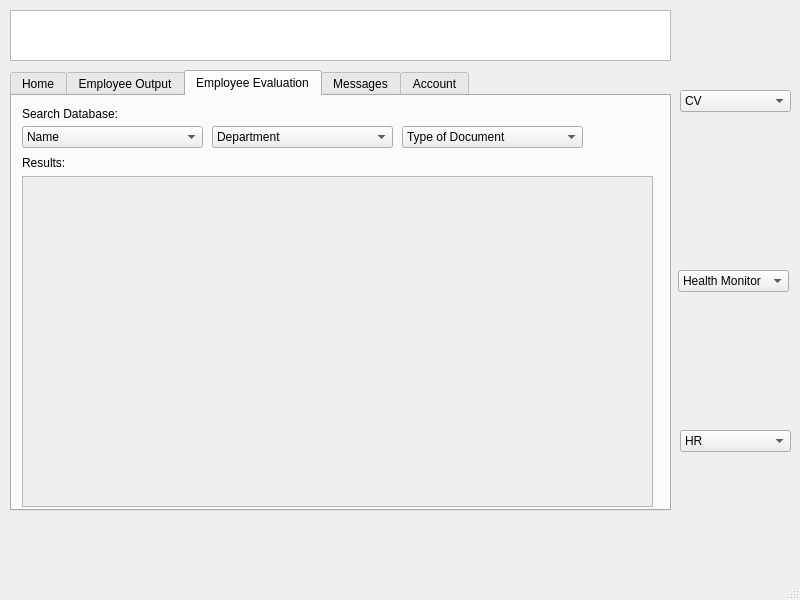
<?xml version="1.0" encoding="UTF-8"?>
<ui version="4.0">
 <class>MainWindow</class>
 <widget class="QMainWindow" name="MainWindow">
  <property name="geometry">
   <rect>
    <x>0</x>
    <y>0</y>
    <width>800</width>
    <height>600</height>
   </rect>
  </property>
  <property name="windowTitle">
   <string>MainWindow</string>
  </property>
  <widget class="QWidget" name="centralwidget">
   <widget class="QTabWidget" name="tabWidget">
    <property name="geometry">
     <rect>
      <x>10</x>
      <y>70</y>
      <width>661</width>
      <height>441</height>
     </rect>
    </property>
    <property name="currentIndex">
     <number>2</number>
    </property>
    <widget class="QWidget" name="tab">
     <attribute name="title">
      <string>Home</string>
     </attribute>
     <widget class="QLabel" name="label">
      <property name="geometry">
       <rect>
        <x>20</x>
        <y>20</y>
        <width>201</width>
        <height>16</height>
       </rect>
      </property>
      <property name="text">
       <string>Welcome, &lt;insert name&gt; !</string>
      </property>
     </widget>
    </widget>
    <widget class="QWidget" name="tab_2">
     <attribute name="title">
      <string>Employee Output</string>
     </attribute>
     <widget class="QLabel" name="label_4">
      <property name="geometry">
       <rect>
        <x>10</x>
        <y>20</y>
        <width>101</width>
        <height>16</height>
       </rect>
      </property>
      <property name="text">
       <string>Search Database:</string>
      </property>
     </widget>
     <widget class="QComboBox" name="comboBox_4">
      <property name="geometry">
       <rect>
        <x>10</x>
        <y>40</y>
        <width>161</width>
        <height>22</height>
       </rect>
      </property>
      <item>
       <property name="text">
        <string>Search Name</string>
       </property>
      </item>
     </widget>
     <widget class="QComboBox" name="comboBox_5">
      <property name="geometry">
       <rect>
        <x>180</x>
        <y>40</y>
        <width>221</width>
        <height>22</height>
       </rect>
      </property>
      <item>
       <property name="text">
        <string>Department</string>
       </property>
      </item>
     </widget>
     <widget class="QComboBox" name="comboBox_6">
      <property name="geometry">
       <rect>
        <x>410</x>
        <y>40</y>
        <width>171</width>
        <height>22</height>
       </rect>
      </property>
      <item>
       <property name="text">
        <string>Position</string>
       </property>
      </item>
     </widget>
     <widget class="QScrollArea" name="scrollArea">
      <property name="geometry">
       <rect>
        <x>10</x>
        <y>70</y>
        <width>631</width>
        <height>341</height>
       </rect>
      </property>
      <property name="widgetResizable">
       <bool>true</bool>
      </property>
      <widget class="QWidget" name="scrollAreaWidgetContents">
       <property name="geometry">
        <rect>
         <x>0</x>
         <y>0</y>
         <width>629</width>
         <height>339</height>
        </rect>
       </property>
      </widget>
     </widget>
     <widget class="QPushButton" name="pushButton_3">
      <property name="geometry">
       <rect>
        <x>504</x>
        <y>420</y>
        <width>111</width>
        <height>23</height>
       </rect>
      </property>
      <property name="text">
       <string>View Report</string>
      </property>
     </widget>
    </widget>
    <widget class="QWidget" name="tab_4">
     <attribute name="title">
      <string>Employee Evaluation</string>
     </attribute>
     <widget class="QLabel" name="label_6">
      <property name="geometry">
       <rect>
        <x>10</x>
        <y>10</y>
        <width>121</width>
        <height>16</height>
       </rect>
      </property>
      <property name="text">
       <string>Search Database:</string>
      </property>
     </widget>
     <widget class="QComboBox" name="comboBox_7">
      <property name="geometry">
       <rect>
        <x>10</x>
        <y>30</y>
        <width>181</width>
        <height>22</height>
       </rect>
      </property>
      <item>
       <property name="text">
        <string>Name</string>
       </property>
      </item>
     </widget>
     <widget class="QComboBox" name="comboBox_8">
      <property name="geometry">
       <rect>
        <x>200</x>
        <y>30</y>
        <width>181</width>
        <height>22</height>
       </rect>
      </property>
      <item>
       <property name="text">
        <string>Department</string>
       </property>
      </item>
     </widget>
     <widget class="QComboBox" name="comboBox_9">
      <property name="geometry">
       <rect>
        <x>390</x>
        <y>30</y>
        <width>181</width>
        <height>22</height>
       </rect>
      </property>
      <item>
       <property name="text">
        <string>Type of Document</string>
       </property>
      </item>
     </widget>
     <widget class="QLabel" name="label_7">
      <property name="geometry">
       <rect>
        <x>10</x>
        <y>60</y>
        <width>46</width>
        <height>13</height>
       </rect>
      </property>
      <property name="text">
       <string>Results:</string>
      </property>
     </widget>
     <widget class="QScrollArea" name="scrollArea_2">
      <property name="geometry">
       <rect>
        <x>10</x>
        <y>80</y>
        <width>631</width>
        <height>331</height>
       </rect>
      </property>
      <property name="widgetResizable">
       <bool>true</bool>
      </property>
      <widget class="QWidget" name="scrollAreaWidgetContents_2">
       <property name="geometry">
        <rect>
         <x>0</x>
         <y>0</y>
         <width>629</width>
         <height>329</height>
        </rect>
       </property>
      </widget>
     </widget>
     <widget class="QPushButton" name="pushButton">
      <property name="geometry">
       <rect>
        <x>470</x>
        <y>430</y>
        <width>75</width>
        <height>23</height>
       </rect>
      </property>
      <property name="text">
       <string>Send</string>
      </property>
     </widget>
     <widget class="QPushButton" name="pushButton_2">
      <property name="geometry">
       <rect>
        <x>550</x>
        <y>430</y>
        <width>75</width>
        <height>23</height>
       </rect>
      </property>
      <property name="text">
       <string>delete</string>
      </property>
     </widget>
    </widget>
    <widget class="QWidget" name="tab_10">
     <attribute name="title">
      <string>Messages</string>
     </attribute>
     <widget class="QLabel" name="label_2">
      <property name="geometry">
       <rect>
        <x>10</x>
        <y>20</y>
        <width>61</width>
        <height>16</height>
       </rect>
      </property>
      <property name="text">
       <string>Messages:</string>
      </property>
     </widget>
     <widget class="QComboBox" name="comboBox_10">
      <property name="geometry">
       <rect>
        <x>10</x>
        <y>40</y>
        <width>181</width>
        <height>22</height>
       </rect>
      </property>
     </widget>
     <widget class="QComboBox" name="comboBox_11">
      <property name="geometry">
       <rect>
        <x>200</x>
        <y>40</y>
        <width>181</width>
        <height>22</height>
       </rect>
      </property>
     </widget>
     <widget class="QComboBox" name="comboBox_12">
      <property name="geometry">
       <rect>
        <x>390</x>
        <y>40</y>
        <width>181</width>
        <height>22</height>
       </rect>
      </property>
     </widget>
     <widget class="QScrollArea" name="scrollArea_3">
      <property name="geometry">
       <rect>
        <x>10</x>
        <y>80</y>
        <width>631</width>
        <height>281</height>
       </rect>
      </property>
      <property name="widgetResizable">
       <bool>true</bool>
      </property>
      <widget class="QWidget" name="scrollAreaWidgetContents_3">
       <property name="geometry">
        <rect>
         <x>0</x>
         <y>0</y>
         <width>629</width>
         <height>279</height>
        </rect>
       </property>
      </widget>
     </widget>
     <widget class="QPushButton" name="pushButton_4">
      <property name="geometry">
       <rect>
        <x>360</x>
        <y>380</y>
        <width>75</width>
        <height>23</height>
       </rect>
      </property>
      <property name="text">
       <string>Read</string>
      </property>
     </widget>
     <widget class="QPushButton" name="pushButton_5">
      <property name="geometry">
       <rect>
        <x>440</x>
        <y>380</y>
        <width>75</width>
        <height>23</height>
       </rect>
      </property>
      <property name="text">
       <string>Reply</string>
      </property>
     </widget>
     <widget class="QPushButton" name="pushButton_6">
      <property name="geometry">
       <rect>
        <x>520</x>
        <y>380</y>
        <width>75</width>
        <height>23</height>
       </rect>
      </property>
      <property name="text">
       <string>Delete</string>
      </property>
     </widget>
    </widget>
    <widget class="QWidget" name="tab_3">
     <attribute name="title">
      <string>Account</string>
     </attribute>
     <widget class="QLabel" name="label_8">
      <property name="geometry">
       <rect>
        <x>10</x>
        <y>10</y>
        <width>131</width>
        <height>16</height>
       </rect>
      </property>
      <property name="text">
       <string>Account: Health Monitor</string>
      </property>
     </widget>
     <widget class="QTabWidget" name="tabWidget_2">
      <property name="geometry">
       <rect>
        <x>10</x>
        <y>40</y>
        <width>631</width>
        <height>401</height>
       </rect>
      </property>
      <property name="currentIndex">
       <number>0</number>
      </property>
      <widget class="QWidget" name="tab_5">
       <attribute name="title">
        <string>Home</string>
       </attribute>
      </widget>
      <widget class="QWidget" name="tab_6">
       <attribute name="title">
        <string>Cardiovascular</string>
       </attribute>
      </widget>
      <widget class="QWidget" name="tab_7">
       <attribute name="title">
        <string>Blood Test</string>
       </attribute>
      </widget>
      <widget class="QWidget" name="tab_8">
       <attribute name="title">
        <string>BMI</string>
       </attribute>
      </widget>
      <widget class="QWidget" name="tab_9">
       <attribute name="title">
        <string>Other</string>
       </attribute>
      </widget>
     </widget>
    </widget>
   </widget>
   <widget class="QComboBox" name="comboBox">
    <property name="geometry">
     <rect>
      <x>680</x>
      <y>90</y>
      <width>111</width>
      <height>22</height>
     </rect>
    </property>
    <item>
     <property name="text">
      <string>CV</string>
     </property>
    </item>
    <item>
     <property name="text">
      <string>Interview</string>
     </property>
    </item>
    <item>
     <property name="text">
      <string>Blank pa</string>
     </property>
    </item>
    <item>
     <property name="text">
      <string>Blank pa</string>
     </property>
    </item>
   </widget>
   <widget class="QComboBox" name="comboBox_2">
    <property name="geometry">
     <rect>
      <x>678</x>
      <y>270</y>
      <width>111</width>
      <height>22</height>
     </rect>
    </property>
    <item>
     <property name="text">
      <string>Health Monitor</string>
     </property>
    </item>
    <item>
     <property name="text">
      <string>Performance Shit</string>
     </property>
    </item>
    <item>
     <property name="text">
      <string>blank pa</string>
     </property>
    </item>
    <item>
     <property name="text">
      <string>blank pa</string>
     </property>
    </item>
    <item>
     <property name="text">
      <string>logout</string>
     </property>
    </item>
   </widget>
   <widget class="QComboBox" name="comboBox_3">
    <property name="geometry">
     <rect>
      <x>680</x>
      <y>430</y>
      <width>111</width>
      <height>22</height>
     </rect>
    </property>
    <item>
     <property name="text">
      <string>HR</string>
     </property>
    </item>
    <item>
     <property name="text">
      <string>IT</string>
     </property>
    </item>
    <item>
     <property name="text">
      <string>Sales</string>
     </property>
    </item>
    <item>
     <property name="text">
      <string>etc</string>
     </property>
    </item>
   </widget>
   <widget class="QGraphicsView" name="graphicsView">
    <property name="geometry">
     <rect>
      <x>10</x>
      <y>10</y>
      <width>661</width>
      <height>51</height>
     </rect>
    </property>
   </widget>
  </widget>
  <widget class="QMenuBar" name="menubar">
   <property name="geometry">
    <rect>
     <x>0</x>
     <y>0</y>
     <width>800</width>
     <height>21</height>
    </rect>
   </property>
  </widget>
  <widget class="QStatusBar" name="statusbar"/>
 </widget>
 <resources/>
 <connections/>
</ui>
